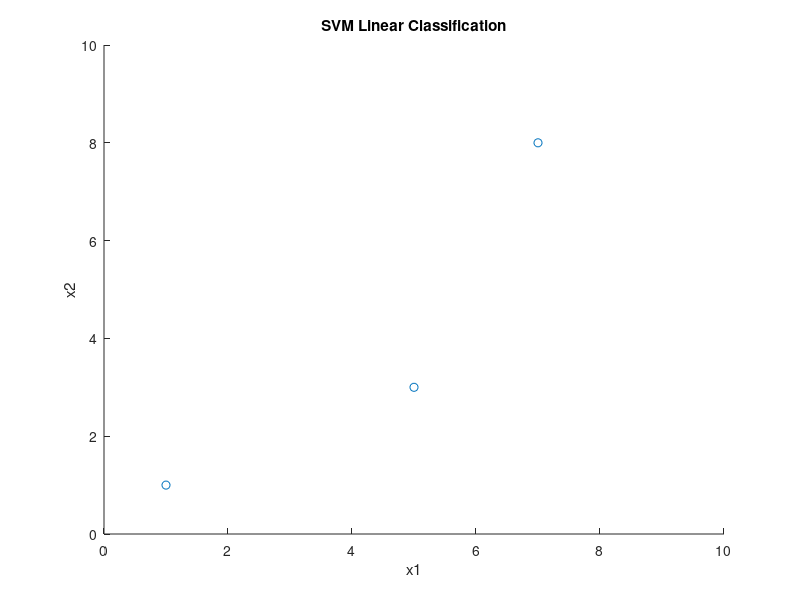

Source code (MATLAB): (Note: this script raises an error after producing the figure.)
% Testing the matlab linear classification function fitclinear().

%% I want to create a 2D example of a support vector machine classifying data.

% Lets start with 3 data points, each of only 2 dimensions. For fitclinear, 
% data is expected to be input as an n-by-p matrix. I.e, the number of rows 
% corresponds to the number of data points, and the number of columns to the 
% dimensionality of the data. Thus for this example I want a 3 x 2 matrix.

x_data = zeros(3,2);

% Now fill it with some data
x_data(1,:) = [5,3];
x_data(2,:) = [1,1];
x_data(3,:) = [7,8];

% Lets plot this data
figure(1);
sc1 = scatter(x_data(:,1), x_data(:,2));
xlim([0,10]);
ylim([0,10]);
title('SVM Linear Classification');
ylabel('x2')
xlabel('x1')


%% Lets first try to do supervised learning, where the SVM is fed both the
% data and their classifications.

x_class = zeros(3,1);
% I am giving the data a binary classification of either 1 or 0. 
x_class(1) = 0; x_class(2) = 1; x_class(3) = 1;

% Lets add the data classifications to the plot.
figure(1);
hold on;
labelpoints(x_data(:,1), x_data(:,2), x_class)
hold off;
% Now for the SVM.
[Mdl,FitInfo] = fitclinear(x_data,x_class);

% This returns a model object that has information about the linear
% classification that the fit came up with. 

% It seems that the parameter beta of the model object are coefficients for
% the normal vector to the hyperplane that separates the data.
beta = Mdl.Beta;
bias = Mdl.Bias;

% x1*beta1 + x2*beta2 - bias = 0 ?
% --> x2 = ( bias - x1*beta1 )/beta2
x1 = 1:0.1:10;
x2 =  -(bias+x1.*beta(1))/beta(2);

figure(1);
hold on;
plot(x1,x2)
hold off;

% It works! The data is separated based on classification. 

%% Now say I want to use this model to classify new data.
% I can feed the function predict() both my model and the new data and it
% will spit out the classifications (called labels).
x_new = zeros(3,2);
x_new(1,:) = [3,6];
x_new(2,:) = [2,2];
x_new(3,:) = [5,1];

[labels, score] = predict(Mdl,x_new);

figure(1);
hold on;
scatter(x_new(:,1),x_new(:,2));
labelpoints(x_new(:,1),x_new(:,2),labels)
hold off;


%% Lets try and do this for both a larger training dataset and larger prediction dataset.
% Lets call our new data matrix y. Lets make y a random group of data
% points and attempt to cluster them automatically before running the SVM.

a_rand = 0;
b_rand = 10;
y = (b_rand-a_rand).*rand(10,2) + a_rand;

% Runs k-means clustering analysis on the random data, separating it into k
% clusters. The indices of the data from clustering are stored in the
% output 'idx'.
idx = kmeans(y,2);

figure(2);
hold on;
sy1 = scatter(y(:,1),y(:,2),'b','DisplayName','Training Data');
labelpoints(y(:,1),y(:,2), idx)
title('clustering and then classification')
ylabel('y2')
xlabel('y1')
xlim([0,10]);
ylim([0,10]);


% Now train a new model on this labeled data.
[Mdl_y,FitInfo_y] = fitclinear(y,idx);

% Lets try using the other convential variable names for the model
% parameters.

w = Mdl_y.Beta;
b = Mdl_y.Bias;

y1 = 1:10;
y2 = -(b+y1.*w(1))/w(2);

py1 = plot(y1,y2, 'DisplayName','Hyperplane');



%  Now create new points and assign them labels based on model.
y_new = (b_rand-a_rand).*rand(10,2) + a_rand;

labels_y = predict(Mdl_y,y_new);
sy2 = scatter(y_new(:,1),y_new(:,2),'g', 'DisplayName','Testing Data');
labelpoints(y_new(:,1),y_new(:,2), labels_y)

legend()
hold off;



%% Drawing from distributions
% Now I am going to draw two samples from two distributions and train the
% network on those using supervised learning. Then I am going to get new
% data from one or both of the distributions and test how well my model is
% able to correctly classify the new data as belonging to one distribution
% or the other.


% I play around with normal distributions here

pd1 = makedist('normal','mu',-2,'sigma',2);
pd2 = makedist('normal','mu',2,'sigma',2);

pd_data1 = random(pd1,10,2);
pd_data2 = random(pd2,10,2);

all_data = [pd_data1 ; pd_data2];

x = -10:0.01:10;
pdf1 = pdf(pd1,x);
pdf2 = pdf(pd2,x);

figure(3);
hold on;
plot(x,pdf1,'b')
plot(x,pdf2,'r')
title('proability distributions used for sampling data')
legend('dist1','dist2')
% histogram(pd_data1,'Normalization','pdf','FaceColor','b')
% histogram(pd_data2,'Normalization','pdf','FaceColor','r')
hold off;


% Here we feed the labeled dist data to the SVM.

data1_labels = zeros(size(pd_data1,1),1) + 1;
data2_labels = zeros(size(pd_data2,1),1) + 2;

all_labels = [data1_labels ; data2_labels];

pd_mdl = fitclinear(all_data, all_labels);

w = pd_mdl.Beta;
b = pd_mdl.Bias;

y1 = -10:10;
y2 = -(b+y1.*w(1))/w(2);

figure(4);
hold on;
scatter(pd_data1(:,1),pd_data1(:,2),'b','DisplayName','Dist1');
scatter(pd_data2(:,1),pd_data2(:,2),'r','DisplayName','Dist2');
labelpoints(all_data(:,1),all_data(:,2),all_labels)
plot(y1,y2, 'DisplayName','Hyperplane');
title('training data')
legend('Dist1','Dist2')
hold off;


% Now we want to get new data samples and use the model to predict which
% distribution they are from.

pd_nd1 = random(pd1,10,2); pd_nd2 = random(pd2,10,2);

[predict_1,scores_1] = predict(pd_mdl,pd_nd1);
[predict_2,scores_2] = predict(pd_mdl,pd_nd2);

figure(5);
hold on;
scatter(pd_nd1(:,1),pd_nd1(:,2),'b','DisplayName','Dist1')
scatter(pd_nd2(:,1),pd_nd2(:,2),'r','DisplayName','Dist2')
labelpoints(pd_nd1(:,1),pd_nd1(:,2),predict_1)
labelpoints(pd_nd2(:,1),pd_nd2(:,2),predict_2)
plot(y1,y2,'DisplayName','Hyperplane')
title('testing data')
legend('Dist1','Dist2')


% A continuation would be to evaluate how well the model did at predicting
% the data... The arrays scores_x which is returned by predict() tells us
% the confidence the model has that each data point belongs to a given
% label. There are numbers given for each class (dist1 and dist2 in this
% case), and the more positive the score, the more confident the decision.
% This is based (I believe) off how far each point is from the hyperplane.




